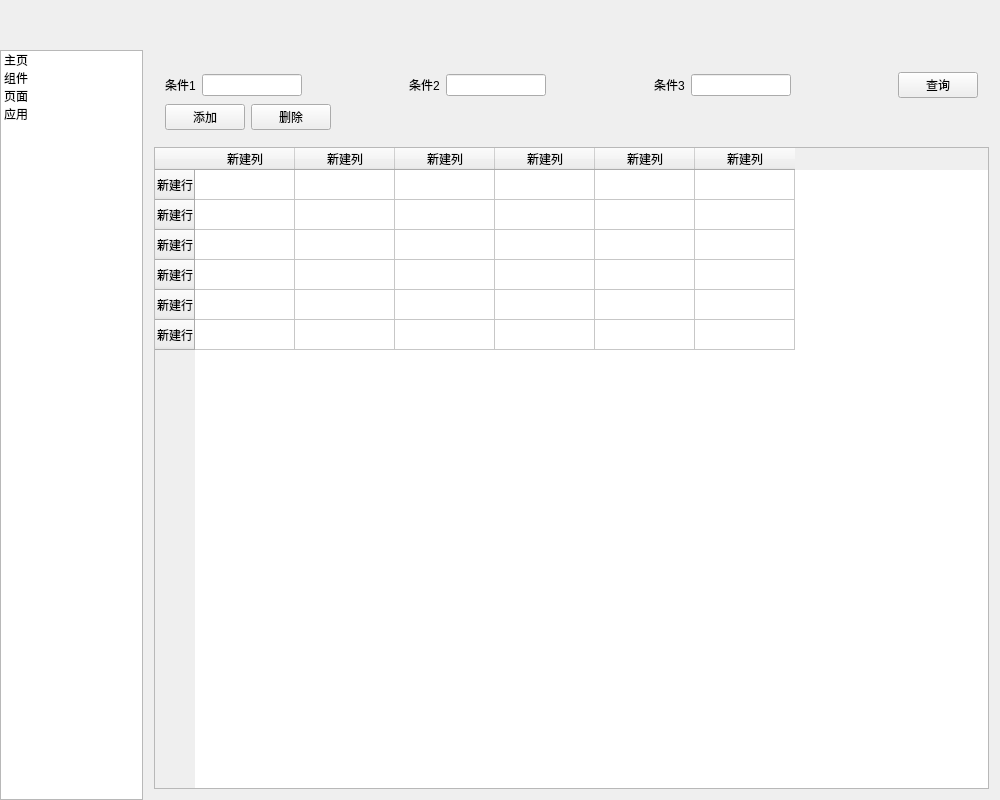
<?xml version="1.0" encoding="UTF-8"?>
<ui version="4.0">
 <class>MainWidgetClass</class>
 <widget class="QWidget" name="MainWidgetClass">
  <property name="geometry">
   <rect>
    <x>0</x>
    <y>0</y>
    <width>1000</width>
    <height>800</height>
   </rect>
  </property>
  <property name="windowTitle">
   <string>MainWidget</string>
  </property>
  <layout class="QVBoxLayout" name="verticalLayout">
   <property name="spacing">
    <number>0</number>
   </property>
   <property name="leftMargin">
    <number>0</number>
   </property>
   <property name="topMargin">
    <number>0</number>
   </property>
   <property name="rightMargin">
    <number>0</number>
   </property>
   <property name="bottomMargin">
    <number>0</number>
   </property>
   <item>
    <widget class="QWidget" name="topWidget" native="true">
     <property name="minimumSize">
      <size>
       <width>0</width>
       <height>50</height>
      </size>
     </property>
     <property name="maximumSize">
      <size>
       <width>16777215</width>
       <height>50</height>
      </size>
     </property>
    </widget>
   </item>
   <item>
    <widget class="QWidget" name="bottomWidget" native="true">
     <property name="minimumSize">
      <size>
       <width>0</width>
       <height>0</height>
      </size>
     </property>
     <property name="maximumSize">
      <size>
       <width>16777215</width>
       <height>16777215</height>
      </size>
     </property>
     <layout class="QHBoxLayout" name="horizontalLayout" stretch="1,6">
      <property name="spacing">
       <number>0</number>
      </property>
      <property name="leftMargin">
       <number>0</number>
      </property>
      <property name="topMargin">
       <number>0</number>
      </property>
      <property name="rightMargin">
       <number>0</number>
      </property>
      <property name="bottomMargin">
       <number>0</number>
      </property>
      <item>
       <widget class="QListWidget" name="listWidget">
        <item>
         <property name="text">
          <string>主页</string>
         </property>
        </item>
        <item>
         <property name="text">
          <string>组件</string>
         </property>
        </item>
        <item>
         <property name="text">
          <string>页面</string>
         </property>
        </item>
        <item>
         <property name="text">
          <string>应用</string>
         </property>
        </item>
       </widget>
      </item>
      <item>
       <widget class="QStackedWidget" name="stackedWidget">
        <property name="currentIndex">
         <number>0</number>
        </property>
        <widget class="QWidget" name="page1">
         <layout class="QGridLayout" name="gridLayout">
          <item row="0" column="0">
           <widget class="QWidget" name="widget" native="true">
            <layout class="QVBoxLayout" name="verticalLayout_2">
             <item>
              <widget class="QWidget" name="searchWidget" native="true">
               <layout class="QHBoxLayout" name="horizontalLayout_5">
                <property name="leftMargin">
                 <number>0</number>
                </property>
                <property name="topMargin">
                 <number>0</number>
                </property>
                <property name="rightMargin">
                 <number>0</number>
                </property>
                <property name="bottomMargin">
                 <number>0</number>
                </property>
                <item>
                 <layout class="QHBoxLayout" name="horizontalLayout_2">
                  <item>
                   <widget class="QLabel" name="label">
                    <property name="sizePolicy">
                     <sizepolicy hsizetype="Maximum" vsizetype="Preferred">
                      <horstretch>0</horstretch>
                      <verstretch>0</verstretch>
                     </sizepolicy>
                    </property>
                    <property name="text">
                     <string>条件1</string>
                    </property>
                   </widget>
                  </item>
                  <item>
                   <widget class="QLineEdit" name="lineEdit">
                    <property name="minimumSize">
                     <size>
                      <width>100</width>
                      <height>0</height>
                     </size>
                    </property>
                    <property name="maximumSize">
                     <size>
                      <width>100</width>
                      <height>16777215</height>
                     </size>
                    </property>
                   </widget>
                  </item>
                  <item>
                   <spacer name="horizontalSpacer_2">
                    <property name="orientation">
                     <enum>Qt::Horizontal</enum>
                    </property>
                    <property name="sizeHint" stdset="0">
                     <size>
                      <width>40</width>
                      <height>20</height>
                     </size>
                    </property>
                   </spacer>
                  </item>
                 </layout>
                </item>
                <item>
                 <layout class="QHBoxLayout" name="horizontalLayout_3">
                  <item>
                   <widget class="QLabel" name="label_2">
                    <property name="sizePolicy">
                     <sizepolicy hsizetype="Maximum" vsizetype="Preferred">
                      <horstretch>0</horstretch>
                      <verstretch>0</verstretch>
                     </sizepolicy>
                    </property>
                    <property name="text">
                     <string>条件2</string>
                    </property>
                   </widget>
                  </item>
                  <item>
                   <widget class="QLineEdit" name="lineEdit_2">
                    <property name="minimumSize">
                     <size>
                      <width>100</width>
                      <height>0</height>
                     </size>
                    </property>
                    <property name="maximumSize">
                     <size>
                      <width>100</width>
                      <height>16777215</height>
                     </size>
                    </property>
                   </widget>
                  </item>
                  <item>
                   <spacer name="horizontalSpacer_3">
                    <property name="orientation">
                     <enum>Qt::Horizontal</enum>
                    </property>
                    <property name="sizeHint" stdset="0">
                     <size>
                      <width>40</width>
                      <height>20</height>
                     </size>
                    </property>
                   </spacer>
                  </item>
                 </layout>
                </item>
                <item>
                 <layout class="QHBoxLayout" name="horizontalLayout_4">
                  <item>
                   <widget class="QLabel" name="label_3">
                    <property name="sizePolicy">
                     <sizepolicy hsizetype="Maximum" vsizetype="Preferred">
                      <horstretch>0</horstretch>
                      <verstretch>0</verstretch>
                     </sizepolicy>
                    </property>
                    <property name="text">
                     <string>条件3</string>
                    </property>
                   </widget>
                  </item>
                  <item>
                   <widget class="QLineEdit" name="lineEdit_3">
                    <property name="minimumSize">
                     <size>
                      <width>100</width>
                      <height>0</height>
                     </size>
                    </property>
                    <property name="maximumSize">
                     <size>
                      <width>100</width>
                      <height>16777215</height>
                     </size>
                    </property>
                   </widget>
                  </item>
                  <item>
                   <spacer name="horizontalSpacer_4">
                    <property name="orientation">
                     <enum>Qt::Horizontal</enum>
                    </property>
                    <property name="sizeHint" stdset="0">
                     <size>
                      <width>40</width>
                      <height>20</height>
                     </size>
                    </property>
                   </spacer>
                  </item>
                 </layout>
                </item>
                <item>
                 <widget class="QPushButton" name="pushButton">
                  <property name="sizePolicy">
                   <sizepolicy hsizetype="Maximum" vsizetype="Fixed">
                    <horstretch>0</horstretch>
                    <verstretch>0</verstretch>
                   </sizepolicy>
                  </property>
                  <property name="text">
                   <string>查询</string>
                  </property>
                 </widget>
                </item>
               </layout>
              </widget>
             </item>
             <item>
              <layout class="QHBoxLayout" name="horizontalLayout_6">
               <item>
                <widget class="QPushButton" name="pushButton_2">
                 <property name="text">
                  <string>添加</string>
                 </property>
                </widget>
               </item>
               <item>
                <widget class="QPushButton" name="pushButton_3">
                 <property name="text">
                  <string>删除</string>
                 </property>
                </widget>
               </item>
               <item>
                <spacer name="horizontalSpacer">
                 <property name="orientation">
                  <enum>Qt::Horizontal</enum>
                 </property>
                 <property name="sizeHint" stdset="0">
                  <size>
                   <width>40</width>
                   <height>20</height>
                  </size>
                 </property>
                </spacer>
               </item>
              </layout>
             </item>
            </layout>
           </widget>
          </item>
          <item row="1" column="0">
           <widget class="QTableWidget" name="tableWidget">
            <row>
             <property name="text">
              <string>新建行</string>
             </property>
            </row>
            <row>
             <property name="text">
              <string>新建行</string>
             </property>
            </row>
            <row>
             <property name="text">
              <string>新建行</string>
             </property>
            </row>
            <row>
             <property name="text">
              <string>新建行</string>
             </property>
            </row>
            <row>
             <property name="text">
              <string>新建行</string>
             </property>
            </row>
            <row>
             <property name="text">
              <string>新建行</string>
             </property>
            </row>
            <column>
             <property name="text">
              <string>新建列</string>
             </property>
            </column>
            <column>
             <property name="text">
              <string>新建列</string>
             </property>
            </column>
            <column>
             <property name="text">
              <string>新建列</string>
             </property>
            </column>
            <column>
             <property name="text">
              <string>新建列</string>
             </property>
            </column>
            <column>
             <property name="text">
              <string>新建列</string>
             </property>
            </column>
            <column>
             <property name="text">
              <string>新建列</string>
             </property>
            </column>
           </widget>
          </item>
         </layout>
        </widget>
        <widget class="QWidget" name="page2">
         <layout class="QGridLayout" name="gridLayout_2">
          <item row="0" column="0">
           <widget class="ChartDemo01Widget" name="widget_2" native="true"/>
          </item>
         </layout>
        </widget>
        <widget class="QWidget" name="page3"/>
        <widget class="QWidget" name="page4"/>
       </widget>
      </item>
     </layout>
    </widget>
   </item>
  </layout>
 </widget>
 <layoutdefault spacing="6" margin="11"/>
 <customwidgets>
  <customwidget>
   <class>ChartDemo01Widget</class>
   <extends>QWidget</extends>
   <header>ChartDemo01Widget.h</header>
   <container>1</container>
  </customwidget>
 </customwidgets>
 <resources>
  <include location="MainWidget.qrc"/>
 </resources>
 <connections>
  <connection>
   <sender>listWidget</sender>
   <signal>currentRowChanged(int)</signal>
   <receiver>MainWidgetClass</receiver>
   <slot>listWidgetCurrentRowChanged(int)</slot>
   <hints>
    <hint type="sourcelabel">
     <x>36</x>
     <y>183</y>
    </hint>
    <hint type="destinationlabel">
     <x>-73</x>
     <y>169</y>
    </hint>
   </hints>
  </connection>
 </connections>
 <slots>
  <slot>listWidgetCurrentRowChanged(int)</slot>
 </slots>
</ui>
